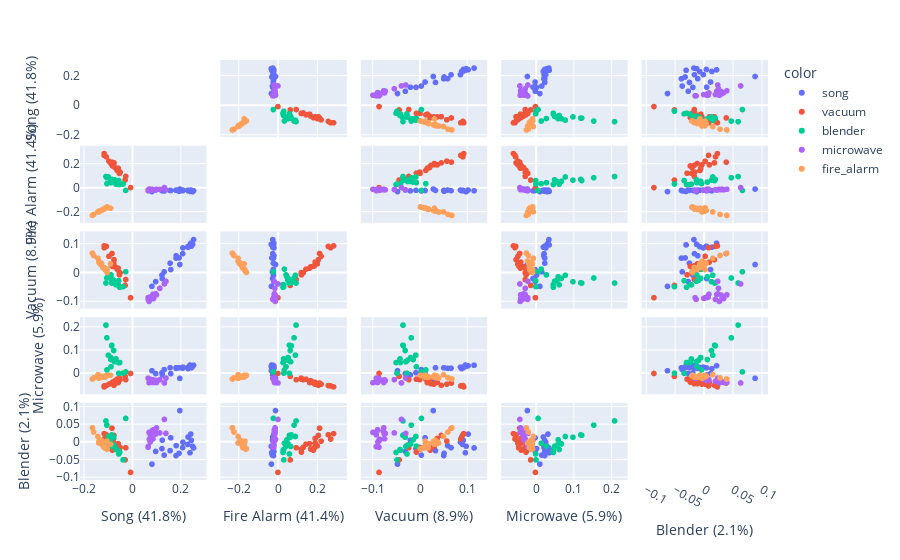

Notebook source saved alongside this figure:
### Code cell
import plotly.express as px
from sklearn.decomposition import PCA

# features = [x for x in range(5)]

# fig = px.scatter_matrix(
#     df,
#     dimensions=features,
#     color="Type"
# )

features = [x for x in range(5)]

pca = PCA()
components = pca.fit_transform(df[features])

# labels = {
#     str(i): f"PC {i+1} ({var:.1f}%)"
#     for i, var in enumerate(pca.explained_variance_ratio_ * 100)
# }

l = ["Song", "Fire Alarm", "Vacuum", "Microwave", "Blender"]
labels = {
    str(i): f"{l[i]} ({var:.1f}%)"
    for i, var in enumerate(pca.explained_variance_ratio_ * 100)
}

fig = px.scatter_matrix(
    components,
    labels=labels,
    dimensions=range(5),
    color=df["Type"]
)

fig.update_traces(diagonal_visible=False)
fig.show()
